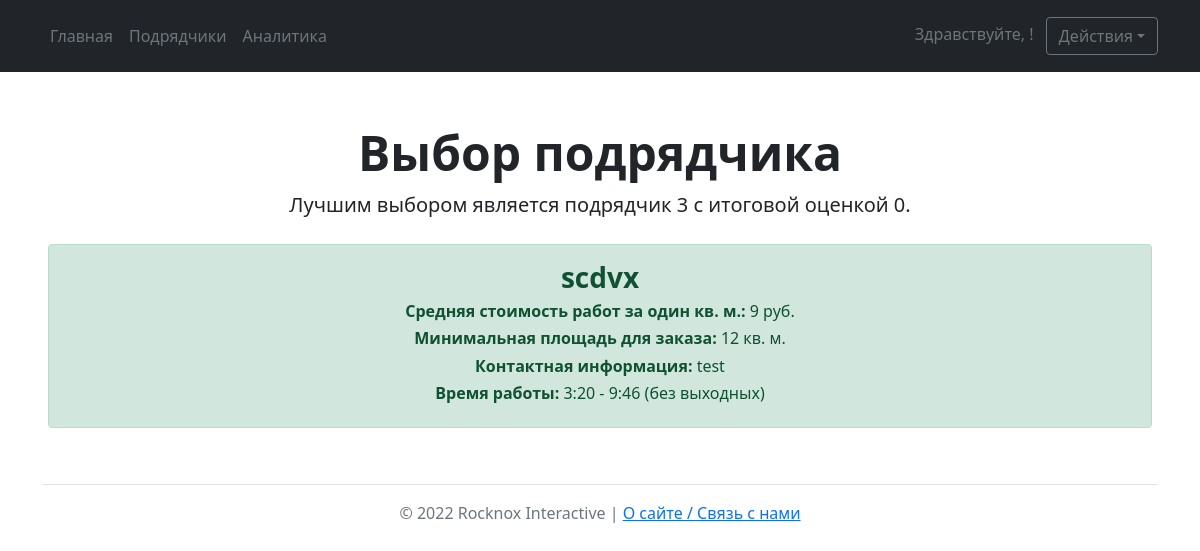
The page /method_result on the database as committed earlier.
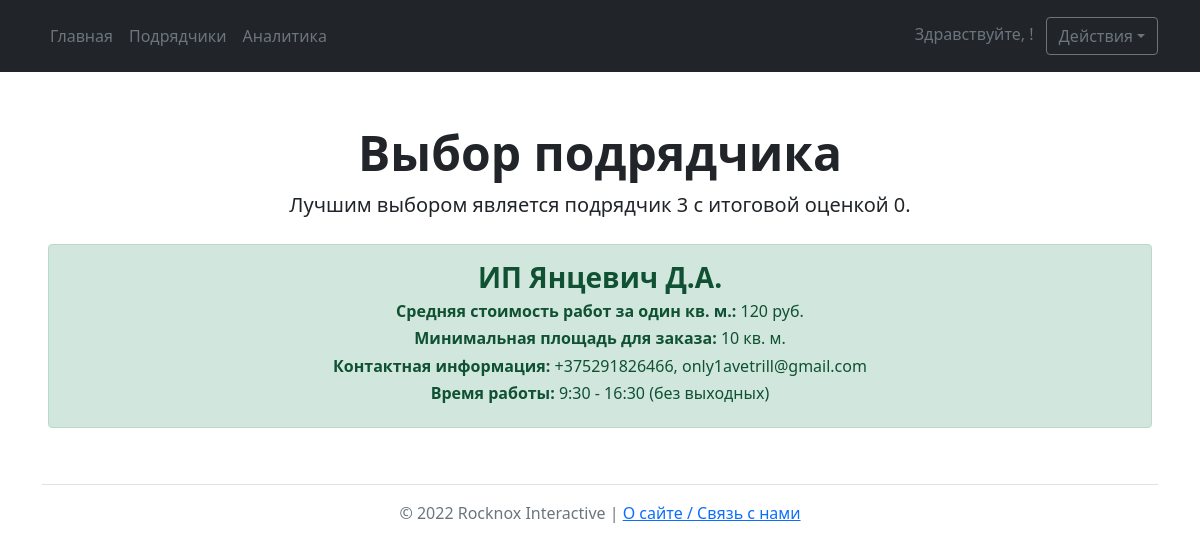
The same page on the database as committed later.
### main/models.py (models this page shows)
class Executor(models.Model):
    weekends = (
        ('без выходных', 'без выходных'),
        ('с выходными, требуется уточнение', 'с выходными, требуется уточнение')
    )
    class Meta:
        verbose_name = 'Исполнитель'
        verbose_name_plural = 'Исполнители'
    title = models.CharField(max_length=50, verbose_name='Название')
    price = models.IntegerField(verbose_name='Стоимость услуг',
                                validators=[MinValueValidator(0), MaxValueValidator(999999)])
    minarea = models.IntegerField(verbose_name='Минимальная площадь для заказа',
                                  validators=[MinValueValidator(0), MaxValueValidator(999999)])
    contact = models.CharField(max_length=300, verbose_name='Контактная информация')
    worktime_start = models.TimeField(verbose_name='[Время работы] Начало')
    worktime_end = models.TimeField(verbose_name='[Время работы] Окончание')
    additionalinfo = models.CharField(max_length=500, verbose_name='Дополнительная информация', blank=True, null=True)
    weekends = models.CharField(max_length=50, choices=weekends)
    average_rank = models.IntegerField(default=0, null=True, blank=True)
    author = models.ForeignKey(User, on_delete=models.CASCADE)

### main/views.py (the view, shortened to what this page needs)
# urls.py: path('method_result', views.ExpertMethod, name='result'),
def ExpertMethod(request):
    executors1 = Executor.objects.all().order_by('-id')[1]
    executors2 = Executor.objects.all().order_by('-id')[2]
    executors3 = Executor.objects.all().order_by('-id')[3]
    expert = [0.14, 0.69, 0.17]
    marks = MethodMarks.objects.all()
    i = 0
    j = 0
    result1 = Monkey[0][0] + Monkey[1][0] + Monkey[2][0]
    result2 = Monkey[0][1] + Monkey[1][1] + Monkey[2][1]
    result3 = Monkey[0][2] + Monkey[1][2] + Monkey[2][2]
    if result1 > result2 and result1 > result3:
        result = result1
        answer = 1
    elif result2 > result1 and result2 > result3:
        result = result2
        answer = 2
    else:
        result = result3
        answer = 3
    data = {
        'result': result,
        'answer': answer,
        'executor1': executors1,
        'executor2': executors2,
        'executor3': executors3,
    }
    return render(request, 'method_result.html', data)

### main/templates/method_result.html (shortened to what this page needs)
{% extends 'base.html' %} {% block title %}Экспертное решение{% endblock %} {% block mainbuttons %}
    <li><a href='{% url 'main' %}' class="nav-link px-2 text-secondary">Главная</a></li>
    <li><a href='{% url 'executors' %}' class="nav-link px-2 text-secondary">Подрядчики</a></li>
    <li><a href='{% url 'analytics' %}' class="nav-link px-2 text-secondary">Аналитика</a></li> {% endblock %}
{% block main %}
    <div class="px-4 pt-5 my-1 text-center">
    {% if user.first_name != 'ozelen' %}
        <h1 class="display-5 fw-bold">Выбор подрядчика</h1>
        <div class="col-lg-12 mx-auto">
            <p class="lead mb-3">Лучшим выбором является подрядчик {{ answer }} с итоговой оценкой {{ result }}.</p></div>
        {% if answer == 1 %}
        <div class="px-4 pt-2 my-1">
            <div class="alert alert-success">
                <h3><b>{{ executor1.title }}</b></h3>
                <h6><b>Средняя стоимость работ за один кв. м.:</b> {{ executor1.price }} руб.</h6>
                <h6><b>Минимальная площадь для заказа:</b> {{ executor1.minarea }} кв. м.</h6>
                <h6><b>Контактная информация:</b> {{ executor1.contact }}</h6>
                <h6><b>Время работы:</b> {{ executor1.worktime_start }} - {{ executor1.worktime_end }} ({{ executor1.weekends }})</h6></div>
            {% else %}
            <div class="px-4 pt-2 my-1"><div class="alert alert-success">
                <h3><b>{{ executor3.title }}</b></h3>
                <h6><b>Средняя стоимость работ за один кв. м.:</b> {{ executor3.price }} руб.</h6>
                <h6><b>Минимальная площадь для заказа:</b> {{ executor3.minarea }} кв. м.</h6>
                <h6><b>Контактная информация:</b> {{ executor3.contact }}</h6>
                <h6><b>Время работы:</b> {{ executor3.worktime_start }} - {{ executor3.worktime_end }} ({{ executor3.weekends }})</h6></div>{% endif %}
        {% else %}
        <h1 class="display-5 fw-bold">Доступ запрещён!</h1>
        <div class="col-lg-12 mx-auto">
            <p class="lead mb-3">Оценки подрядчиков доступны только представителем детских садов!</p>
        </div>{% endif %}{% endblock %}

Rows that differ between the two databases and show on the page:
no longer on this page (row edited): Executor: title "scdvx", price "9", minarea "12", contact "test", worktime_start "3:20", worktime_end "9:46", weekends "без выходных"
now on this page (row edited): Executor: title "ИП Янцевич Д.А.", price "120", minarea "10", contact "+375291826466, only1avetrill@gmail.com", worktime_start "9:30", worktime_end "16:30", weekends "без выходных"
